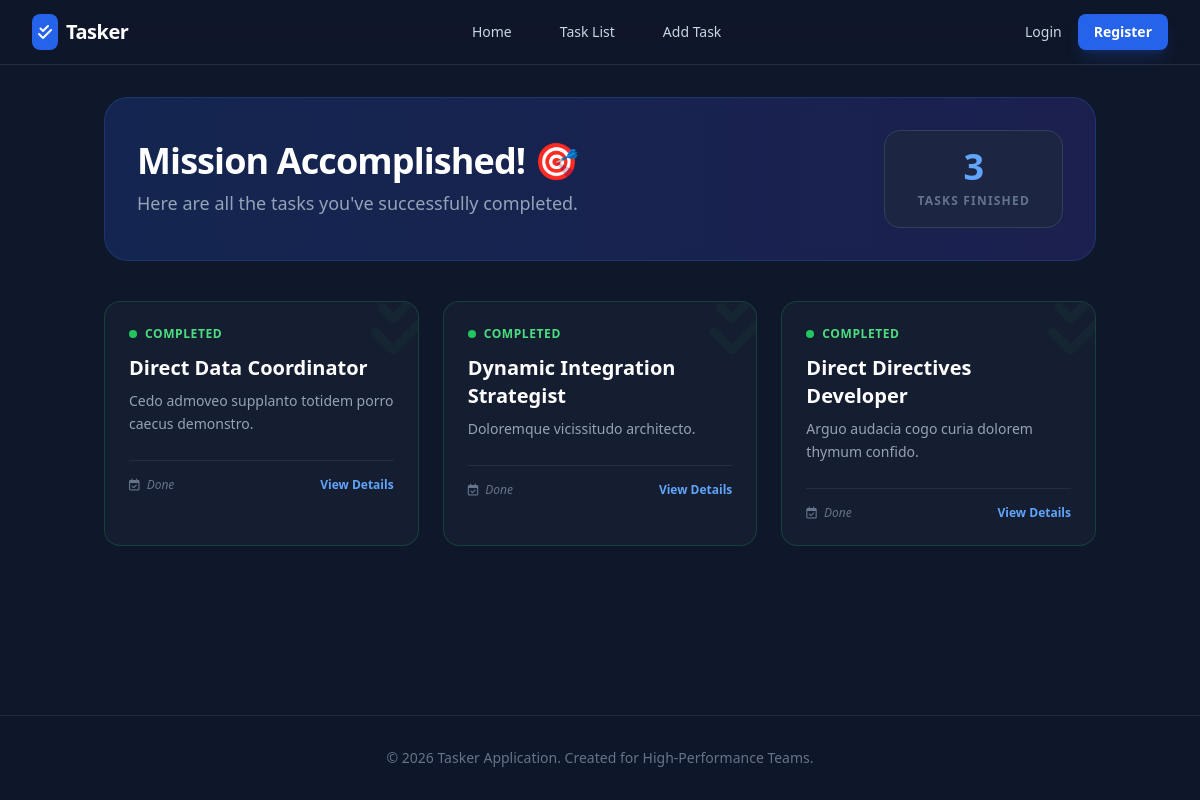
/, run on an earlier commit of the app's database.
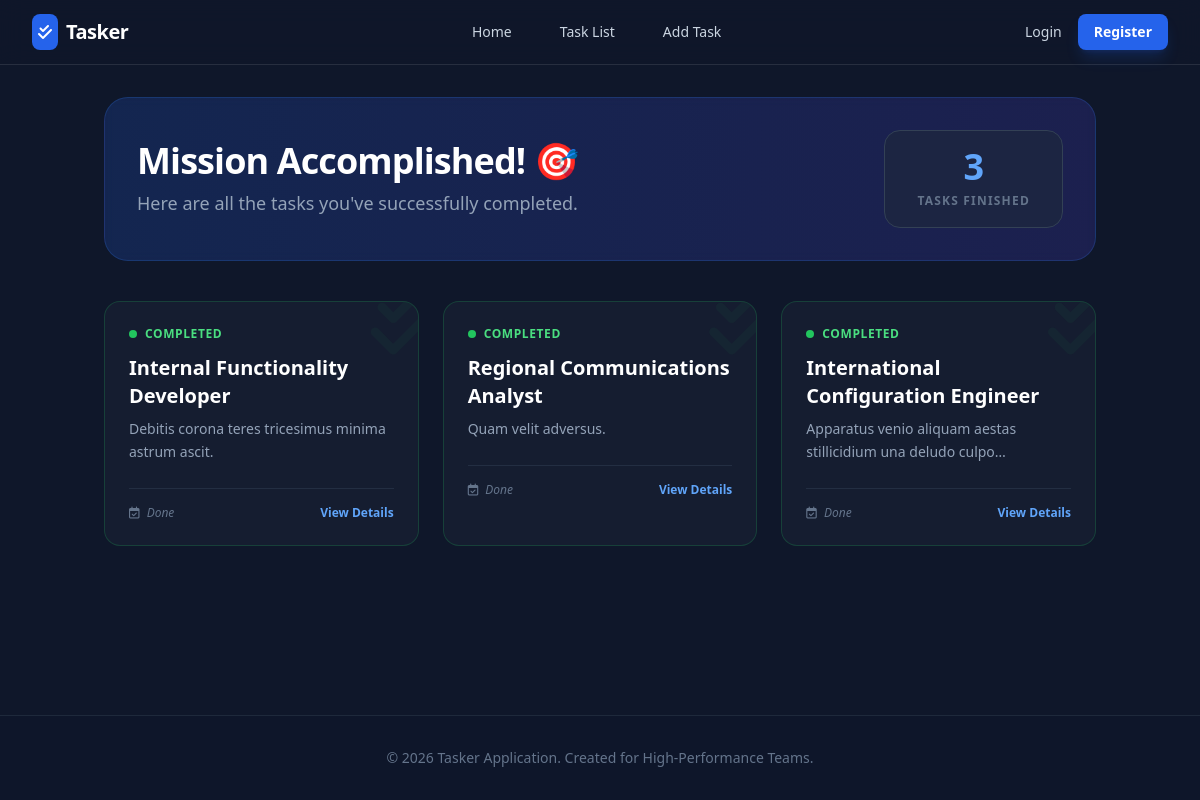
And on a later commit of the database.
### tasks/models.py (models this page shows)
class ToDoModel(models.Model):
    title = models.CharField(max_length=120)
    description = models.CharField(max_length=120)
    status_type = [
        ("Pending", "Pending"),
        ("InProgress", "InProgress"),
        ("Completed", "Completed"),
    ]
    status = models.CharField(choices=status_type, max_length=20)
    deadline = models.DateField( null=True, blank=True)

### tasks/views.py (the view)
# urls.py: path("", home_page, name="home_page"),
def home_page(request):
    data = ToDoModel.objects.filter(status="Completed")
    data_pack = {"item": data}
    return render(request, "home.html", data_pack)

### tasks/templates/home.html (shortened to what this page needs)
{% extends 'master/base.html' %}
{% block content %}
<div class="max-w-6xl mx-auto">
    <div class="bg-gradient-to-r from-blue-600/20 to-indigo-600/20 rounded-3xl p-8 mb-10 border border-blue-500/20 backdrop-blur-sm">
        <div class="flex flex-col md:flex-row items-center justify-between gap-6">
            <div>
                <h1 class="text-4xl font-extrabold text-white tracking-tight">Mission Accomplished! 🎯</h1>
                <p class="text-slate-400 mt-2 text-lg">Here are all the tasks you've successfully completed.</p>
            </div>
            <div class="bg-slate-800/60 px-8 py-4 rounded-2xl border border-slate-700 text-center">
                <span class="block text-4xl font-black text-blue-400">{{ item|length }}</span>
                <span class="text-xs uppercase tracking-widest text-slate-500 font-bold">Tasks Finished</span>
            </div>
        </div>
    </div>
    <div class="grid grid-cols-1 md:grid-cols-2 lg:grid-cols-3 gap-6">
        {% for x in item %}
        <div class="bg-slate-800/40 border border-green-500/20 rounded-2xl p-6 hover:bg-slate-800/60 transition-all group relative overflow-hidden">
            <div class="absolute -right-4 -top-4 text-green-500/5 text-7xl group-hover:text-green-500/10 transition-colors">
                <i class="fas fa-check-double"></i>
            </div>
            <div class="relative z-10">
                <div class="flex items-center space-x-2 mb-3">
                    <span class="flex h-2 w-2 rounded-full bg-green-500"></span>
                    <span class="text-green-400 text-xs font-bold uppercase tracking-wider">Completed</span>
                </div>
                <h3 class="text-xl font-bold text-white mb-2 group-hover:text-blue-400 transition-colors">
                    {{ x.title }}
                </h3>
                <p class="text-slate-400 text-sm leading-relaxed mb-6 line-clamp-2">
                    {{ x.description }}
                </p>
                <div class="pt-4 border-t border-slate-700/50 flex justify-between items-center">
                    <span class="text-slate-500 text-xs italic">
                        <i class="far fa-calendar-check mr-1"></i> Done
                    </span>
                    <a href="{% url 'task_details_page'  x.id %}" class="text-blue-400 hover:text-white text-xs font-bold transition-colors">
                        View Details
                    </a>
                </div>
            </div>
        </div>
        {% endfor %}
    </div>
</div>
{% endblock content %}

What changed in the data, as far as the page shows it:
no longer on this page (row edited): ToDoModel: title "Direct Data Coordinator", description "Cedo admoveo supplanto totidem porro caecus demonstro."
no longer on this page (row edited): ToDoModel: title "Dynamic Integration Strategist", description "Doloremque vicissitudo architecto."
no longer on this page (row edited): ToDoModel: title "Direct Directives Developer", description "Arguo audacia cogo curia dolorem thymum confido."
now on this page (row edited): ToDoModel: title "Internal Functionality Developer", description "Debitis corona teres tricesimus minima astrum ascit."
now on this page (row edited): ToDoModel: title "Regional Communications Analyst", description "Quam velit adversus."
added ToDoModel: title "International Configuration Engineer", description "Apparatus venio aliquam aestas stillicidium una deludo…"
